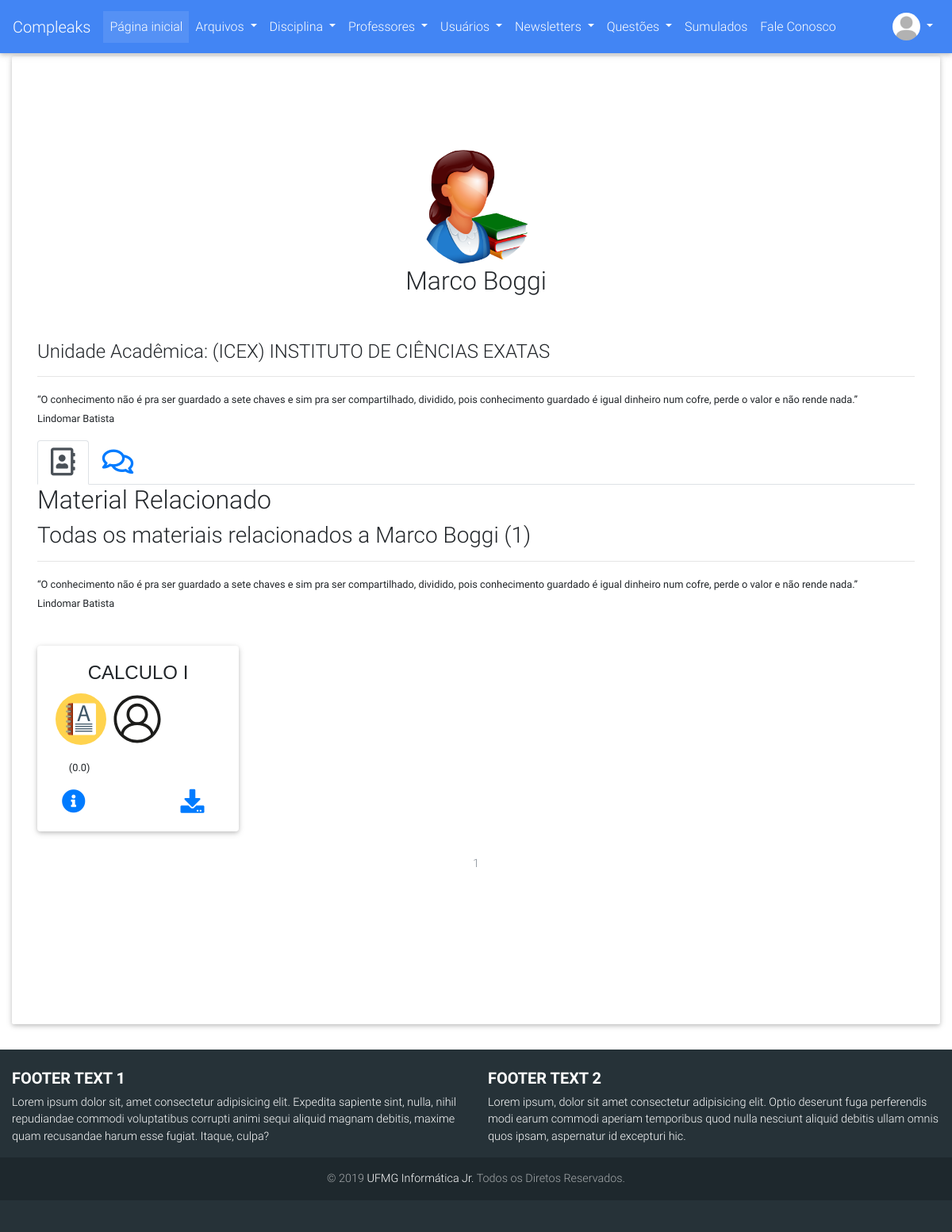
The page /professores/perfil/1 (signed in) on the database as committed earlier.
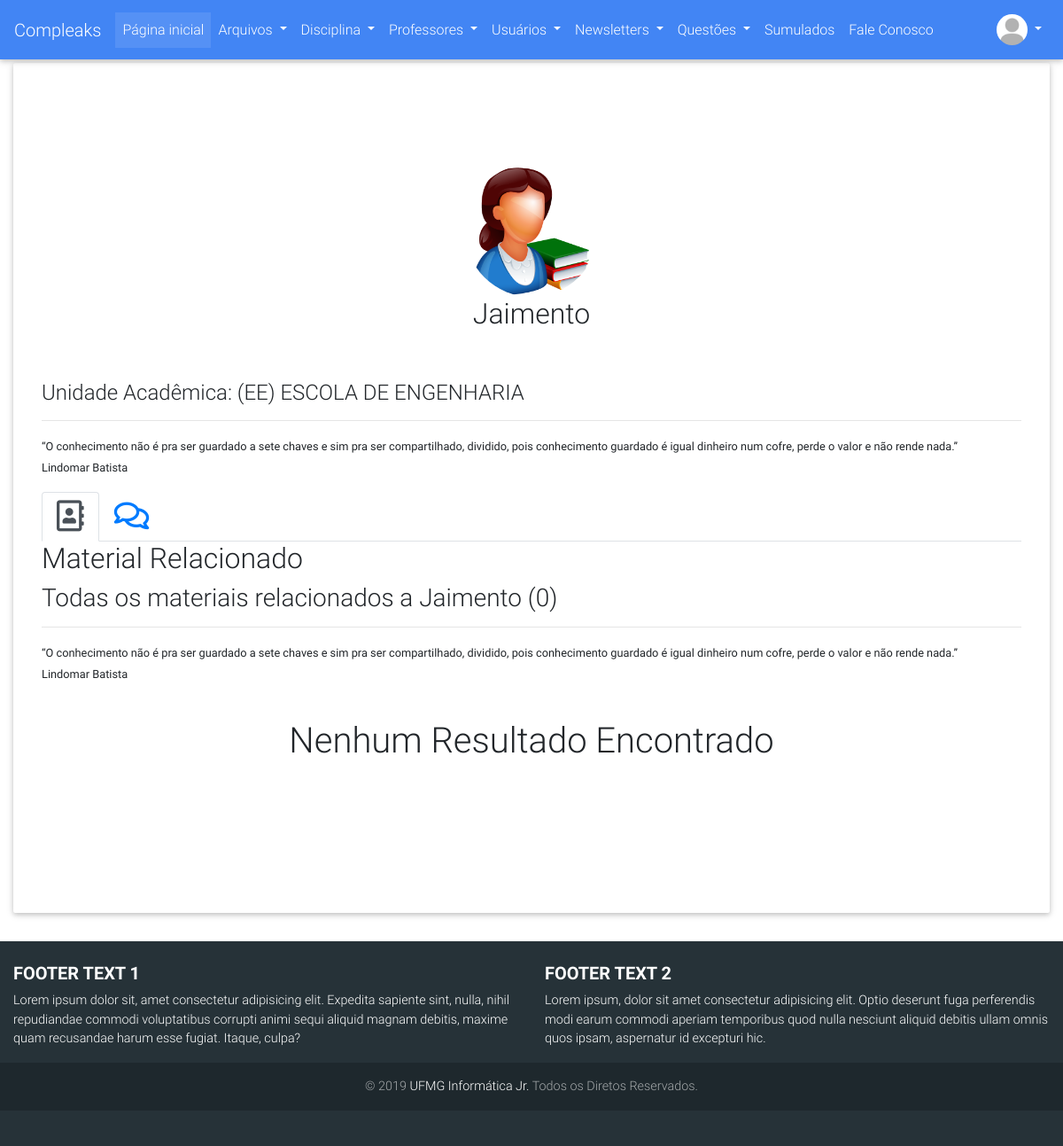
The same page on the database as committed later.
### compleaks/professores/models.py (models this page shows, shortened)
class Professor(db.Model):
	__tablename__ = 'professores'
	id = db.Column(db.Integer, primary_key=True)
	nome = db.Column(db.String, unique=True)
	unidade_academica_id = db.Column(db.Integer)
	data_criacao = db.Column(db.DateTime, default=datetime.now())
	ativado = db.Column(db.Boolean)
	data_deletado = db.Column(db.DateTime, nullable=True)
	id_deletor = db.Column(db.Integer, nullable=True)
	id_criador = db.Column(db.Integer, nullable=True)
	motivo_delete = db.Column(db.String(120), nullable=True)
	arquivos = db.relationship('Arquivo', backref='professor', lazy=True)
	comentarios = db.relationship('ComentarioProf', backref='professor', lazy=True)

### compleaks/arquivos/models.py (models this page shows, shortened)
class Arquivo(db.Model):
	__tablename__ = 'arquivos'
	id = db.Column(db.Integer, primary_key=True)
	arquivo = db.Column(db.String(120), nullable=False)
	ano = db.Column(db.Integer)
	semestre = db.Column(db.String(80))
	tipo_conteudo = db.Column(db.String(120))
	observacoes = db.Column(db.Text)
	data_submissao = db.Column(db.DateTime, default=datetime.now)
	nota = db.Column(db.Integer, nullable=True)
	data_deletado = db.Column(db.DateTime, nullable=True)
	ativado = db.Column(db.Boolean)
	id_deletor = db.Column(db.Integer, nullable=True)
	motivo_delete = db.Column(db.String(600), nullable=True)
	professors = db.relationship(Professor)
	disciplinas = db.relationship(Disciplina)
	usuarios = db.relationship(Usuario)
	professor_id = db.Column(db.Integer, db.ForeignKey('professores.id'), nullable=True)
	disciplina_id = db.Column(db.Integer, db.ForeignKey('disciplinas.id'), nullable=False)
	usuario_id = db.Column(db.Integer, db.ForeignKey('usuarios.id'), nullable=False)
	avaliacoes = db.relationship('Avaliacao_Arquivo', backref='arquivo_avaliado', lazy=True)

### compleaks/disciplinas/models.py (models this page shows, shortened)
class Disciplina(db.Model):
	__tablename__ = 'disciplinas'
	id = db.Column(db.Integer, primary_key=True)
	nome = db.Column(db.String, unique=True)
	data_criacao = db.Column(db.DateTime, default=datetime.now)
	ativado = db.Column(db.Boolean)
	data_deletado = db.Column(db.DateTime, nullable=True)
	id_deletor = db.Column(db.Integer, nullable=True)
	id_criador = db.Column(db.Integer, nullable=True)
	motivo_delete = db.Column(db.String(120), nullable=True)
	arquivos = db.relationship('Arquivo', backref='disciplina', lazy=True)
	comentarios = db.relationship('ComentarioDisc', backref='disciplina', lazy=True)
	questoes = db.relationship('Questao', backref='disciplina', lazy=True)
	materias = db.relationship('Materia', backref='disciplina', lazy=True)

### compleaks/professores/views.py (the view, shortened to what this page needs)
@professores.route('/perfil/<int:id>', methods=['POST', 'GET'])
@login_required
def perfil(id):
	page = request.args.get('page', 1, type=int)
	professor = Professor.query.get_or_404(id)
	if not professor.ativado:
		if not current_user.is_admin:
			abort(403)
	arquivos_todos = Arquivo.query.filter_by(professor_id=professor.id)
	quantidade = len([arquiv for arquiv in arquivos_todos if arquiv.ativado])
	arquivos = Arquivo.query\
					.filter(Arquivo.professor_id\
					.contains(int(professor.id)))\
					.filter_by(ativado=True)\
					.paginate(page=page, per_page=12)
	arquivos_row_1 = []
	arquivos_row_2 = []
	arquivos_row_3 = []
	contador = 0
	for arquivo in arquivos.items:
		if contador >= 4:
			break
		arquivos_row_1.append(arquivo)
		contador = contador + 1
	contador = 0
	for arquivo in arquivos.items:
		if contador >= 8:
			break
		if contador >= 4:
			arquivos_row_2.append(arquivo)
		contador = contador + 1
	contador = 0
	for arquivo in arquivos.items:
		if contador >= 12:
			break
		if contador >= 8:
			arquivos_row_3.append(arquivo)
		contador = contador + 1
	arquivos_rows = [arquivos_row_1, arquivos_row_2, arquivos_row_3]
	for row in arquivos_rows:
		for arquivo in row:
			arquivo.avaliado = False
	if current_user.is_authenticated:
		for row in arquivos_rows:
			for arquivo in row:
				for avl in arquivo.avaliacoes:
					if avl in current_user.avaliacoes:
						arquivo.avaliado = True
	total = 0.0
	for row in arquivos_rows:
		for arquivo in row:
			total = 0.0
			if len(arquivo.avaliacoes):
				for avl in arquivo.avaliacoes:
					total = total + avl.nota
				total = total/len(arquivo.avaliacoes)
			else:
				total = 0.0
			arquivo.nota_decimal = round(total, 1)
	'''Parte de Comentários'''
	form_comentario = ComentarioQuestaoForm()
	form_excluir_comentario = ExcluirComentarioQuestaoForm()
	form_editar_comentario = EditarComentarioQuestaoForm()
	usuarios = Usuario.query.all()
	try:
		respondido = request.args.get("respondido")
		if respondido:
			resposta = request.args.get("responder_comentario"+str(respondido))
			condicion = ComentarioProf.query.filter_by(usuario_id=current_user.id)\
						.filter_by(conteudo=resposta)\
						.filter_by(professor_id=professor.id).first()
			if not condicion:
				responde_comment = ComentarioProf(conteudo=str(resposta), professor_id=professor.id, usuario_id=current_user.id, respondeu_id=int(respondido))
				db.session.add(responde_comment)
				db.session.commit()
		else:
			print("Não to aqui")
	except:
		print("To aqui")
	if form_editar_comentario.validate_on_submit():
		coment = ComentarioProf.query.get(form_editar_comentario.id_coment.data)
		coment.conteudo = form_editar_comentario.novo_conteudo.data
		db.session.commit()
	comentarios = professor.comentarios
	return render_template('perfil_professor.html', professor=professor,
							arquivos=arquivos, arquivos_rows=arquivos_rows, dist=dist,
							contribuiu=quantidade, usuarios=usuarios, comentarios=comentarios,
							form_comentario=form_comentario, existe_arquivo=bool(contador),
							form_excluir_comentario=form_excluir_comentario,
							form_editar_comentario=form_editar_comentario )

### compleaks/__init__.py (called while the page is built)
@app.template_filter('converte')
def converte(s):
    return Markup(s)

@app.template_filter('unidade_academica')
def unidade_academica(id):
	lista = lista_unidades_academicas()
	return lista[id][1]

### compleaks/professores/dapartamentos.py (called while the page is built)
def lista_unidades_academicas():
    lista = []
    i = 0
    for unidade in unidades_academicas:
        lista.append((str(i), unidade))
        i = i+1
    return lista

### compleaks/usuarios/models.py (called while the page is built)
@login_manager.user_loader
def load_user(user_id):
    return Usuario.query.get(user_id)

### compleaks/professores/templates/professores/perfil_professor.html (shortened to what the changed rows need)
{% extends 'base.html' %}
{% import 'macros.html' as macros %}
{% block content %}
    <div class="page-header">
        <div class="row">
            <div class="col-sm-12 text-center">
                <img align="center" src="{{ url_for('static', filename='images/prof.png') }}" class="rounded-circle"  style="object-fit: cover; width: 150px!important; height: 150px!important;"><br>
                <h2 align="center">{{professor.nome}}</h2>
            </div>
        </div>
        <br/>
        <br/>
        <h4>Unidade Acadêmica: {{professor.unidade_academica_id | unidade_academica}}</h3>
        <hr/>
        <p>
        <small><q>O conhecimento não é pra ser guardado a sete chaves e sim pra ser compartilhado, dividido, pois conhecimento guardado é igual dinheiro num cofre, perde o valor e não rende nada.</q><br/>Lindomar Batista</small></p>
    </div>
    <div class="tab-content" id="myTabContent">
      <div class="tab-pane fade show active" id="home" role="tabpanel" aria-labelledby="home-tab">
           <div class="content">
            <section>
                <h2>Material Relacionado</h2>
                    <div class="page-header">
                        <h3>Todas os materiais relacionados a {{professor.nome}} ({{contribuiu}})</h3>
                        <hr/>
                        <p>
                        <small><q>O conhecimento não é pra ser guardado a sete chaves e sim pra ser compartilhado, dividido, pois conhecimento guardado é igual dinheiro num cofre, perde o valor e não rende nada.</q><br/>
                    Lindomar Batista</small></p>
                    </div>
                {% if existe_arquivo %}
                    {% for row in arquivos_rows %}
                    {% if row %}
                    <div class="row">
                        {% for arquivo in row %}
                    <div class="col-lg-3 col-6">
                        <div class="dist card">
                          <div class="card-body">
                            <h4 style="font-family: sans-serif;" class="card-title text-center text-truncate">{{arquivo.disciplina.nome}}</h4>
                            <p class="card-text">
                                <a href="{{ url_for('arquivos.buscar', filtro=3, admin='nao', pesquisa='nao', tip_arquiv=arquivo.tipo_conteudo) }}?page=1"><img class="img-responsive image marcas" data-toggle="tooltip" data-placement="bottom" title="{{arquivo.tipo_conteudo}}" src="{{url_for('static', filename='images/icones/conteudo/'+arquivo.tipo_conteudo+'.svg')}}" alt="{{arquivo.tipo_conteudo}}."></a>
                                <a href="{{url_for('usuarios.perfil', user_id=arquivo.author.id)}}"><img class="img-responsive image marcas" data-toggle="tooltip" data-placement="bottom" title="{{arquivo.author.username}}" src="{{url_for('static', filename='images/icones/padrao/user.svg')}}" alt="Username"></a>
                            </p>
                            {{ macros.render_stars_normal(arquivo, dist, current_user) }}
                            <a href="#" data-toggle="modal" data-target="#confirm{{arquivo.id}}" class="card-link"><i class="fas fa-info-circle info" data-toggle="tooltip" data-placement="bottom" title="Mais Informações"></i></a>
                            <a  href="{{ url_for('static', filename='uploads/' + arquivo.arquivo + '.zip') }}"><i class="fas fa-download download" data-toggle="tooltip" data-placement="top" title="Download" ></i></a>
                          </div>
                        </div>
                      </div>
                            {% endfor %}
                        </div>
                    {% endif %}
                {% endfor %}
                    <br/>
                    <nav  aria-label="Page navigation example" style="position: static;">
                        <ul class="pagination justify-content-center">
                            {% for page_num in arquivos.iter_pages(left_edge=1, right_edge=1, left_current=1, right_current=2) %}
                                {% if arquivos.page == page_num and page_num %}
                                    <li class="page-item disabled">
                                        <a class="page-link" href="{{ url_for('professores.perfil', page=page_num, id=professor.id) }}">{{ page_num }}</a>
                                    </li>
                                {% elif page_num %}
                                    <li class="page-item">
                                        <a class="page-link" href="{{ url_for('professores.perfil', page=page_num) }}">{{ page_num }}</a>
                                    </li>
                                {% else %}
                                    ...
                                {% endif %}
                            {% endfor %}
                        </ul>
                    </nav>
                    {% else %}
                    <br/>
                    <div class="text-center">
                        <h1 >Nenhum Resultado Encontrado</h1>
                    </div>
                    {% endif %}
                </div>
        </div>
</div>
    <br/>
    <br/>
{% endblock %}

### compleaks/templates/macros.html (shortened to what this page needs)
{% macro render_stars_normal(arquivo, dist, current_user) %}
<p>
{%if current_user.is_authenticated%}
    {% if arquivo.avaliado %}
        <div id="atual1-{{arquivo.id}}">
            {%for avl in arquivo.avaliacoes %}
                {%if avl in current_user.avaliacoes%}
                    {% for i in dist %}
                        {% if avl.nota >= (i)%}
                            <label ><ion-icon onmouseover="colorir({{arquivo.id}},{{i}});" onmouseout="colorir({{arquivo.id}},{{avl.nota}});" onclick="pontua({{arquivo.id}},{{i}});" style="color: rgb(255, 217, 0)" class="star-{{arquivo.id}}" name="star"></ion-icon></label>
                        {% else %}
                            <label ><ion-icon onmouseover="colorir({{arquivo.id}},{{i}});" onmouseout="colorir({{arquivo.id}},{{avl.nota}});" onclick="pontua({{arquivo.id}},{{i}});" style="color: rgb(255, 217, 0)" class="star-{{arquivo.id}}" name="star-outline"></ion-icon></label>
                        {% endif %}
                    {% endfor %}
                {% endif %}
            {% endfor %}
            <small>({{arquivo.nota_decimal}})</small>
        </div>
    {% else %}
        <div id="atual2-{{arquivo.id}}">
            <small>({{arquivo.nota_decimal}})</small>
        </div>
    {% endif %}
{% endif %}
</p>
{% endmacro %}

Rows that differ between the two databases and show on the page:
removed Arquivo: disciplina.nome "CALCULO I", tipo_conteudo (picture), nota_decimal "0.0"
changed Professor: nome "Marco Boggi" → "Jaimento"
Other text that changed with them:
{{ professor.unidade_academica_id | unidade_academica }}: "(ICEX) INSTITUTO DE CIÊNCIAS EXATAS" → "(EE) ESCOLA DE ENGENHARIA"
{{ contribuiu }}: "1" → "0"
text now shown: "Nenhum Resultado Encontrado"
list line gone: "1"
